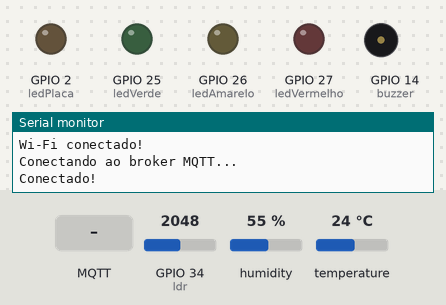
The sketch below on a simulated ESP32. Shown: output pins drawn as LEDs (lit = HIGH), buzzer (waves = sounding), the last lines printed to the serial monitor. The inputs (shaded band) are chosen by the test bench; at power-on: humidity 55 %, temperature 24 °C, GPIO 34 (ldr) = 2048. WiFi joins after 1.5 s; servers stay silent unless stated; no MQTT or app messages arrive unless stated.

Above: at 2.7 s.
2.8 s: MQTT message "vinheria001@on|" arrives on the first subscribed topic
At 4.2 s:
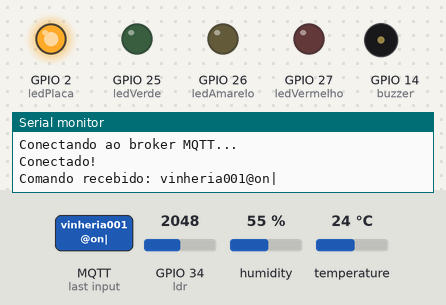
6.5 s: humidity set to 51 %
11.2 s: humidity set to 48 %
At 16.1 s:
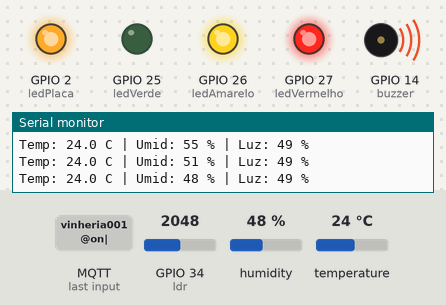
16.5 s: MQTT message "vinheria001@off|" arrives on the first subscribed topic
At 17.0 s:
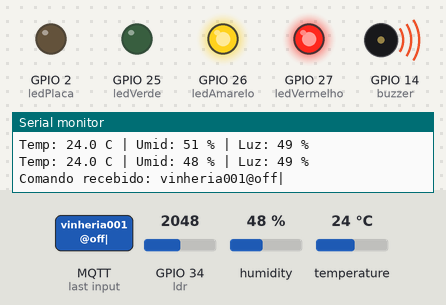
18.0 s: humidity set to 68 %
At 21.1 s:
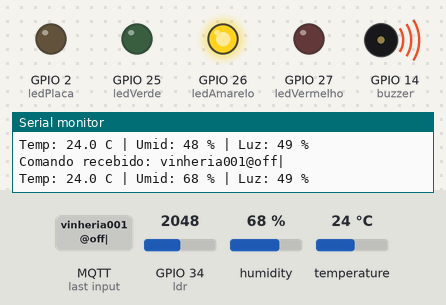
21.5 s: temperature set to 15.6 °C
26.2 s: temperature set to 14.3 °C
At 31.1 s:
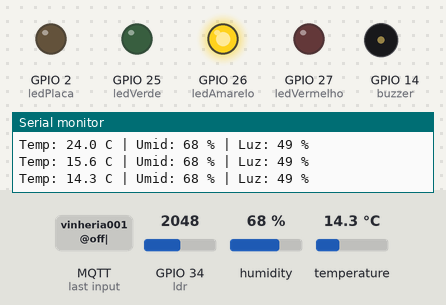
Timing chart, 0 to 32.5 s (numbered marks = the images above; inputs shaded):
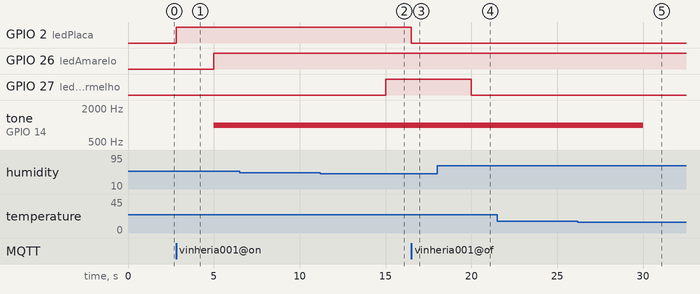

Measured:
- the behaviour switches between 50 and 49 % on humidity (found by bisection; images 1 and 2)
- the behaviour switches between 15.1 and 15 °C on temperature (found by bisection; images 4 and 5)
- after the input at 2.8 s, GPIO 2 (ledPlaca): LOW → HIGH at once
- after the input at 11.2 s, GPIO 27 (ledVermelho): LOW → HIGH after 3.8 s
- after the input at 16.5 s, GPIO 2 (ledPlaca): HIGH → LOW at once
- after the input at 18.0 s, GPIO 27 (ledVermelho): HIGH → LOW after 2.0 s
- after the input at 26.2 s, tone on GPIO 14 (buzzer): 1000 Hz → silent after 3.8 s

The sketch:

circuito-03.ino
```cpp
#include <WiFi.h>
#include <PubSubClient.h>
#include <DHT.h>

// Wi-Fi e servidor
const char* SSID     = "Wokwi-GUEST";
const char* SENHA    = "";
const char* BROKER   = "54.207.111.227";
const int   PORTA    = 1883;

// Topicos MQTT
const char* TOPICO_TEMP = "/TEF/vinheria001/attrs/t";
const char* TOPICO_UMID = "/TEF/vinheria001/attrs/h";
const char* TOPICO_LUZ  = "/TEF/vinheria001/attrs/l";
const char* TOPICO_CMD  = "/TEF/vinheria001/cmd";

// Pinos
#define DHTPIN 4
#define DHTTYPE DHT22
int ldr         = 34;
int ledVerde    = 25;
int ledAmarelo  = 26;
int ledVermelho = 27;
int buzzer      = 14;
int ledPlaca    = 2;

// Faixas ideais
const int TEMP_MIN = 10;
const int TEMP_MAX = 15;
const int UMID_MIN = 50;
const int UMID_MAX = 70;

DHT dht(DHTPIN, DHTTYPE);
WiFiClient espClient;
PubSubClient mqtt(espClient);

unsigned long ultimoEnvio = 0;

// Comandos recebidos
void recebeComando(char* topico, byte* mensagem, unsigned int tamanho) {
  String msg = "";
  for (int i = 0; i < tamanho; i++) msg += (char)mensagem[i];
  Serial.println("Comando recebido: " + msg);

  if (msg == "vinheria001@on|")  digitalWrite(ledPlaca, HIGH);
  if (msg == "vinheria001@off|") digitalWrite(ledPlaca, LOW);
}

// Conexao Wi-Fi e MQTT
void conectar() {
  if (WiFi.status() != WL_CONNECTED) {
    Serial.println("Conectando ao Wi-Fi...");
    WiFi.begin(SSID, SENHA, 6);
    while (WiFi.status() != WL_CONNECTED) delay(500);
    Serial.println("Wi-Fi conectado!");
  }
  while (!mqtt.connected()) {
    Serial.println("Conectando ao broker MQTT...");
    if (mqtt.connect("vinheria_esp32")) {
      mqtt.subscribe(TOPICO_CMD);
      Serial.println("Conectado!");
    } else {
      delay(2000);
    }
  }
}

void setup() {
  Serial.begin(115200);
  dht.begin();

  pinMode(ledVerde, OUTPUT);
  pinMode(ledAmarelo, OUTPUT);
  pinMode(ledVermelho, OUTPUT);
  pinMode(buzzer, OUTPUT);
  pinMode(ledPlaca, OUTPUT);

  mqtt.setServer(BROKER, PORTA);
  mqtt.setCallback(recebeComando);
  conectar();
}

void loop() {
  conectar();
  mqtt.loop();

  if (millis() - ultimoEnvio >= 5000) {
    ultimoEnvio = millis();

    // Sensores
    float temp = dht.readTemperature();
    float umid = dht.readHumidity();
    int luz = map(analogRead(ldr), 4095, 0, 0, 100);

    Serial.printf("Temp: %.1f C | Umid: %.0f %% | Luz: %d %%\n", temp, umid, luz);

    // Alertas
    bool tempOK = (temp >= TEMP_MIN && temp <= TEMP_MAX);
    bool umidOK = (umid >= UMID_MIN && umid <= UMID_MAX);

    digitalWrite(ledVerde,    luz <= 30 && tempOK && umidOK);
    digitalWrite(ledAmarelo,  (luz > 30 && luz < 60) || !tempOK);
    digitalWrite(ledVermelho, luz >= 60 || !umidOK);

    if (luz >= 60 || !tempOK || !umidOK) tone(buzzer, 1000);
    else noTone(buzzer);

    // Envio MQTT
    mqtt.publish(TOPICO_TEMP, String(temp, 1).c_str());
    mqtt.publish(TOPICO_UMID, String(umid / 100, 2).c_str());
    mqtt.publish(TOPICO_LUZ,  String(luz).c_str());
  }
}
```
